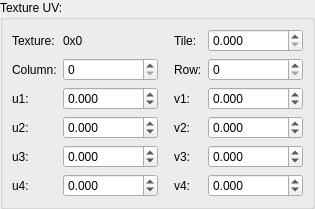
              <widget class="QGroupBox" name="groupBox_5">
               <property name="title">
                <string>Texture UV:</string>
               </property>
               <layout class="QGridLayout" name="gridLayout">
                <property name="leftMargin">
                 <number>9</number>
                </property>
                <property name="topMargin">
                 <number>9</number>
                </property>
                <property name="rightMargin">
                 <number>9</number>
                </property>
                <property name="bottomMargin">
                 <number>9</number>
                </property>
                <item row="5" column="4">
                 <widget class="QDoubleSpinBox" name="txtV4">
                  <property name="decimals">
                   <number>3</number>
                  </property>
                  <property name="minimum">
                   <double>-99999999.998999997973442</double>
                  </property>
                  <property name="maximum">
                   <double>99999999.998999997973442</double>
                  </property>
                  <property name="singleStep">
                   <double>0.100000000000000</double>
                  </property>
                 </widget>
                </item>
                <item row="5" column="1">
                 <widget class="QDoubleSpinBox" name="txtU4">
                  <property name="decimals">
                   <number>3</number>
                  </property>
                  <property name="minimum">
                   <double>-99999999.998999997973442</double>
                  </property>
                  <property name="maximum">
                   <double>99999999.998999997973442</double>
                  </property>
                  <property name="singleStep">
                   <double>0.100000000000000</double>
                  </property>
                 </widget>
                </item>
                <item row="5" column="0">
                 <widget class="QLabel" name="label_28">
                  <property name="text">
                   <string>u4:</string>
                  </property>
                 </widget>
                </item>
                <item row="5" column="3">
                 <widget class="QLabel" name="label_29">
                  <property name="text">
                   <string>v4:</string>
                  </property>
                 </widget>
                </item>
                <item row="3" column="0">
                 <widget class="QLabel" name="label_22">
                  <property name="text">
                   <string>u2:</string>
                  </property>
                 </widget>
                </item>
                <item row="2" column="0">
                 <widget class="QLabel" name="label_20">
                  <property name="text">
                   <string>u1:</string>
                  </property>
                 </widget>
                </item>
                <item row="4" column="1">
                 <widget class="QDoubleSpinBox" name="txtU3">
                  <property name="decimals">
                   <number>3</number>
                  </property>
                  <property name="minimum">
                   <double>-99999999.998999997973442</double>
                  </property>
                  <property name="maximum">
                   <double>99999999.998999997973442</double>
                  </property>
                  <property name="singleStep">
                   <double>0.100000000000000</double>
                  </property>
                 </widget>
                </item>
                <item row="2" column="3">
                 <widget class="QLabel" name="label_21">
                  <property name="text">
                   <string>v1:</string>
                  </property>
                 </widget>
                </item>
                <item row="4" column="0">
                 <widget class="QLabel" name="label_24">
                  <property name="text">
                   <string>u3:</string>
                  </property>
                 </widget>
                </item>
                <item row="4" column="4">
                 <widget class="QDoubleSpinBox" name="txtV3">
                  <property name="decimals">
                   <number>3</number>
                  </property>
                  <property name="minimum">
                   <double>-99999999.998999997973442</double>
                  </property>
                  <property name="maximum">
                   <double>99999999.998999997973442</double>
                  </property>
                  <property name="singleStep">
                   <double>0.100000000000000</double>
                  </property>
                 </widget>
                </item>
                <item row="4" column="3">
                 <widget class="QLabel" name="label_27">
                  <property name="text">
                   <string>v3:</string>
                  </property>
                 </widget>
                </item>
                <item row="2" column="1">
                 <widget class="QDoubleSpinBox" name="txtU1">
                  <property name="sizePolicy">
                   <sizepolicy hsizetype="Expanding" vsizetype="Fixed">
                    <horstretch>0</horstretch>
                    <verstretch>0</verstretch>
                   </sizepolicy>
                  </property>
                  <property name="decimals">
                   <number>3</number>
                  </property>
                  <property name="minimum">
                   <double>-99999999.998999997973442</double>
                  </property>
                  <property name="maximum">
                   <double>99999999.998999997973442</double>
                  </property>
                  <property name="singleStep">
                   <double>0.100000000000000</double>
                  </property>
                 </widget>
                </item>
                <item row="3" column="1">
                 <widget class="QDoubleSpinBox" name="txtU2">
                  <property name="sizePolicy">
                   <sizepolicy hsizetype="Expanding" vsizetype="Fixed">
                    <horstretch>0</horstretch>
                    <verstretch>0</verstretch>
                   </sizepolicy>
                  </property>
                  <property name="decimals">
                   <number>3</number>
                  </property>
                  <property name="minimum">
                   <double>-99999999.998999997973442</double>
                  </property>
                  <property name="maximum">
                   <double>99999999.998999997973442</double>
                  </property>
                  <property name="singleStep">
                   <double>0.100000000000000</double>
                  </property>
                 </widget>
                </item>
                <item row="2" column="4">
                 <widget class="QDoubleSpinBox" name="txtV1">
                  <property name="sizePolicy">
                   <sizepolicy hsizetype="Expanding" vsizetype="Fixed">
                    <horstretch>0</horstretch>
                    <verstretch>0</verstretch>
                   </sizepolicy>
                  </property>
                  <property name="decimals">
                   <number>3</number>
                  </property>
                  <property name="minimum">
                   <double>-99999999.998999997973442</double>
                  </property>
                  <property name="maximum">
                   <double>99999999.998999997973442</double>
                  </property>
                  <property name="singleStep">
                   <double>0.100000000000000</double>
                  </property>
                 </widget>
                </item>
                <item row="3" column="4">
                 <widget class="QDoubleSpinBox" name="txtV2">
                  <property name="sizePolicy">
                   <sizepolicy hsizetype="Expanding" vsizetype="Fixed">
                    <horstretch>0</horstretch>
                    <verstretch>0</verstretch>
                   </sizepolicy>
                  </property>
                  <property name="decimals">
                   <number>3</number>
                  </property>
                  <property name="minimum">
                   <double>-99999999.998999997973442</double>
                  </property>
                  <property name="maximum">
                   <double>99999999.998999997973442</double>
                  </property>
                  <property name="singleStep">
                   <double>0.100000000000000</double>
                  </property>
                 </widget>
                </item>
                <item row="3" column="3">
                 <widget class="QLabel" name="label_23">
                  <property name="text">
                   <string>v2:</string>
                  </property>
                 </widget>
                </item>
                <item row="2" column="2">
                 <spacer name="horizontalSpacer_19">
                  <property name="orientation">
                   <enum>Qt::Horizontal</enum>
                  </property>
                  <property name="sizeType">
                   <enum>QSizePolicy::Minimum</enum>
                  </property>
                  <property name="sizeHint" stdset="0">
                   <size>
                    <width>10</width>
                    <height>0</height>
                   </size>
                  </property>
                 </spacer>
                </item>
                <item row="3" column="2">
                 <spacer name="horizontalSpacer_20">
                  <property name="orientation">
                   <enum>Qt::Horizontal</enum>
                  </property>
                  <property name="sizeType">
                   <enum>QSizePolicy::Minimum</enum>
                  </property>
                  <property name="sizeHint" stdset="0">
                   <size>
                    <width>10</width>
                    <height>0</height>
                   </size>
                  </property>
                 </spacer>
                </item>
                <item row="4" column="2">
                 <spacer name="horizontalSpacer_21">
                  <property name="orientation">
                   <enum>Qt::Horizontal</enum>
                  </property>
                  <property name="sizeType">
                   <enum>QSizePolicy::Minimum</enum>
                  </property>
                  <property name="sizeHint" stdset="0">
                   <size>
                    <width>10</width>
                    <height>0</height>
                   </size>
                  </property>
                 </spacer>
                </item>
                <item row="5" column="2">
                 <spacer name="horizontalSpacer_22">
                  <property name="orientation">
                   <enum>Qt::Horizontal</enum>
                  </property>
                  <property name="sizeType">
                   <enum>QSizePolicy::Minimum</enum>
                  </property>
                  <property name="sizeHint" stdset="0">
                   <size>
                    <width>10</width>
                    <height>0</height>
                   </size>
                  </property>
                 </spacer>
                </item>
                <item row="0" column="0">
                 <widget class="QLabel" name="label_30">
                  <property name="text">
                   <string>Texture:</string>
                  </property>
                 </widget>
                </item>
                <item row="0" column="1">
                 <widget class="QLabel" name="lblTextureSize">
                  <property name="text">
                   <string>0x0</string>
                  </property>
                 </widget>
                </item>
                <item row="0" column="4">
                 <widget class="QDoubleSpinBox" name="txtTile">
                  <property name="decimals">
                   <number>3</number>
                  </property>
                  <property name="minimum">
                   <double>0.000000000000000</double>
                  </property>
                  <property name="maximum">
                   <double>99999999.998999997973442</double>
                  </property>
                  <property name="singleStep">
                   <double>0.100000000000000</double>
                  </property>
                 </widget>
                </item>
                <item row="0" column="3">
                 <widget class="QLabel" name="lblTile">
                  <property name="text">
                   <string>Tile:</string>
                  </property>
                 </widget>
                </item>
                <item row="1" column="0">
                 <widget class="QLabel" name="label_31">
                  <property name="text">
                   <string>Column:</string>
                  </property>
                 </widget>
                </item>
                <item row="1" column="3">
                 <widget class="QLabel" name="label_47">
                  <property name="text">
                   <string>Row:</string>
                  </property>
                 </widget>
                </item>
                <item row="1" column="1">
                 <widget class="QSpinBox" name="txtTileColumn">
                  <property name="maximum">
                   <number>999999999</number>
                  </property>
                 </widget>
                </item>
                <item row="1" column="4">
                 <widget class="QSpinBox" name="txtTileRow">
                  <property name="maximum">
                   <number>999999999</number>
                  </property>
                 </widget>
                </item>
               </layout>
              </widget>
